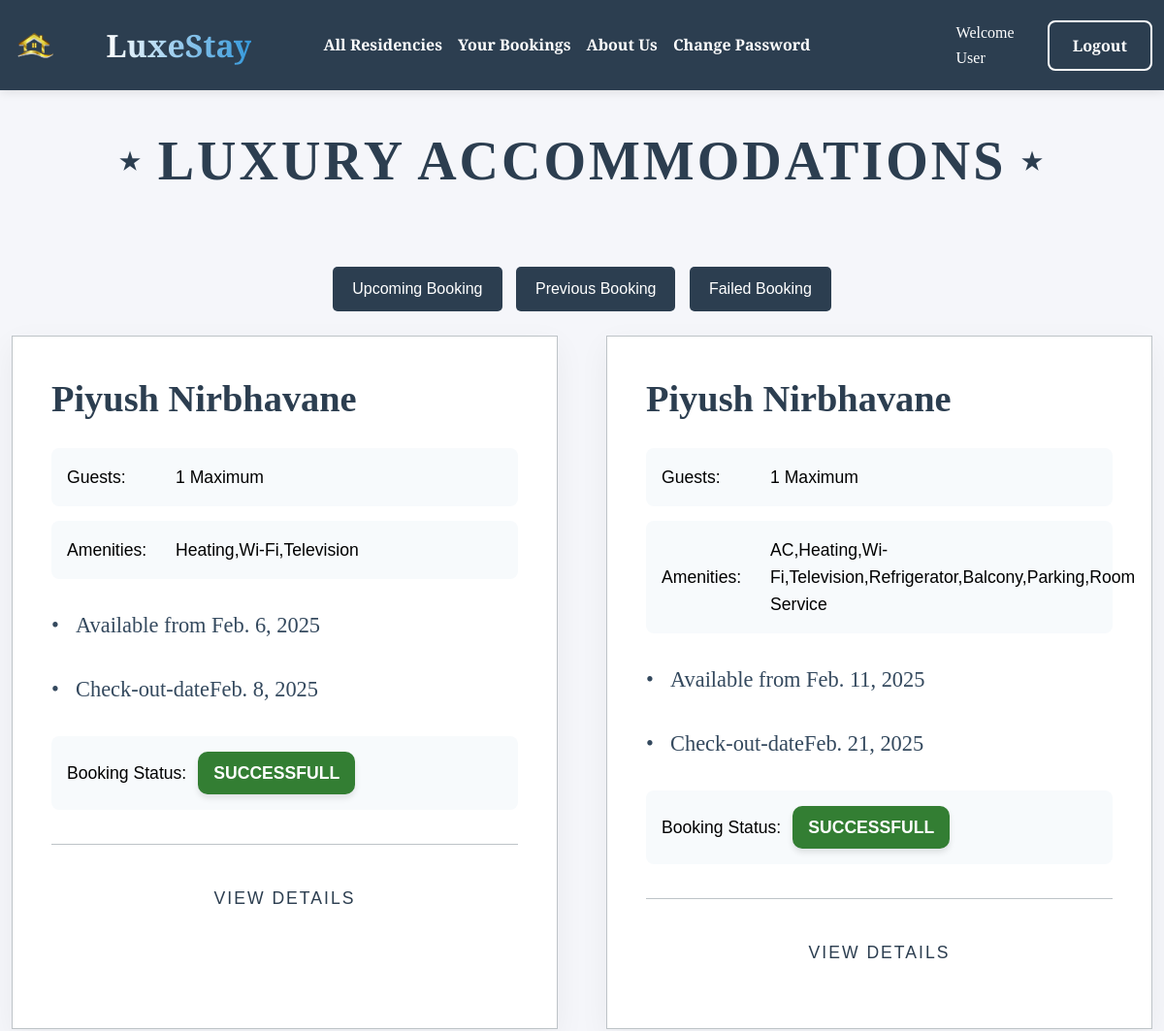
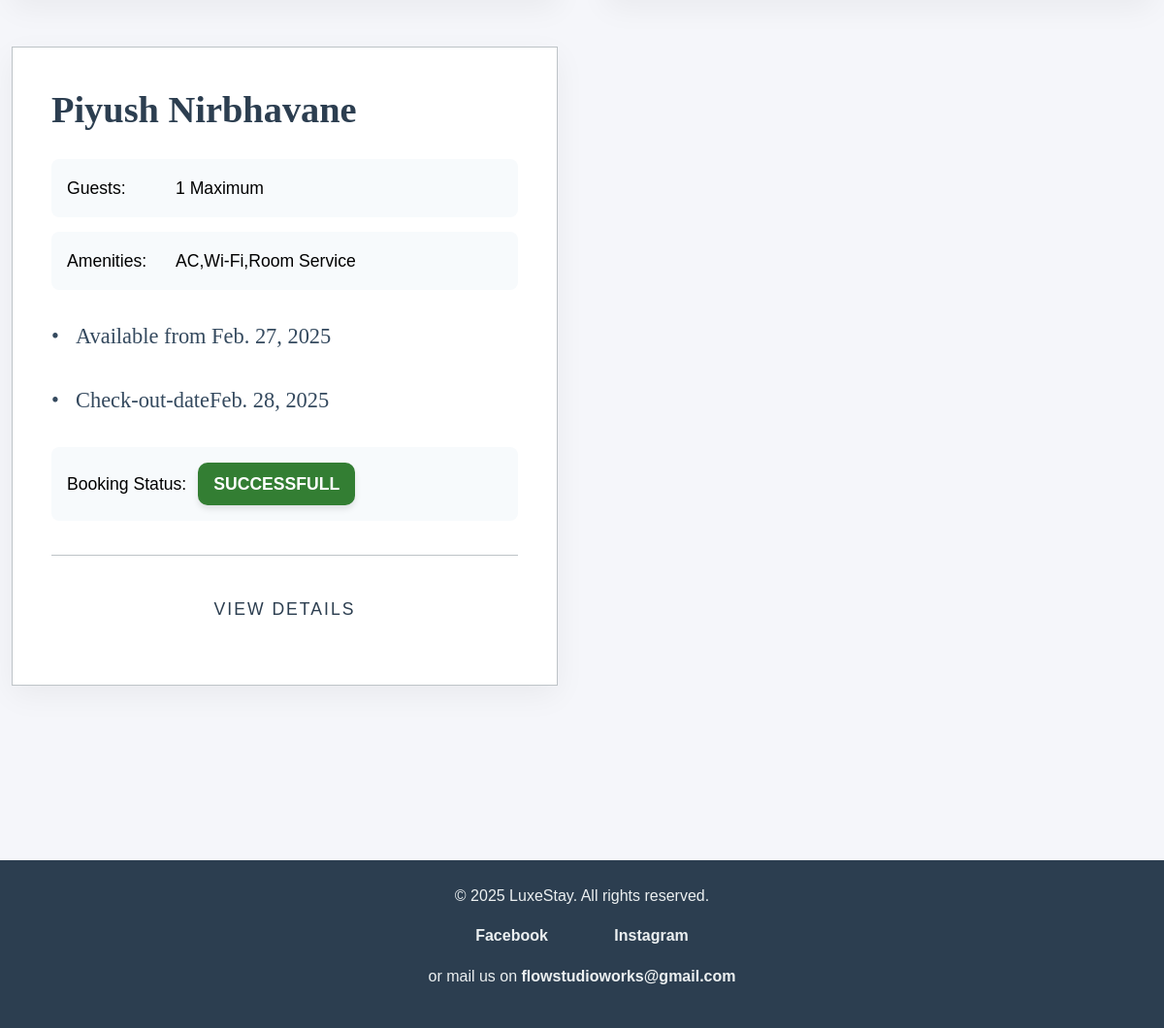
The app's page /working/Upcoming-booking (signed in) with its own data (2 pictures, top to bottom).
### accounts/models.py (models this page shows, shortened)
class Guest(AbstractUser):
    contact_details = models.CharField(max_length=13,default="",null=False)
    d_o_b = models.DateField(default="",null=False)
    gender = models.CharField(max_length=2,choices=gender_choice,default="N")
    class Meta:
        db_table = "Guest"

### reservation/models.py (models this page shows, shortened)
class Booking(models.Model):
    booking_id=models.UUIDField(default=uuid.uuid4,unique=True)
    guest = models.ForeignKey(Guest, on_delete=models.DO_NOTHING)
    name = models.CharField(max_length=50)
    total_guest=models.SmallIntegerField()
    room_details = models.ForeignKey(Room_details,on_delete=models.DO_NOTHING)
    check_in_date = models.DateField()
    check_out_date =models.DateField()
    total_amount=models.PositiveIntegerField(default=4000,null=False)
    booked_on=models.DateField(auto_now_add=True)
    payment_status=models.CharField(max_length=20,choices=pay,default="Pending")
    class Meta:
            constraints = [
                models.UniqueConstraint(
                    fields=["room_details", "check_in_date"],
                    condition=Q(payment_status="Successfull"),
                    name="unique_booking_confirmed"
                )
            ]

### working/models.py (models this page shows, shortened)
class Room_details(models.Model):
    residency=models.ForeignKey(Residency,on_delete=models.CASCADE,null=False,blank=False)
    room_type=models.ForeignKey(Room_type,on_delete=models.CASCADE,null=False,blank=False)
    room_no=models.CharField(max_length=10,null=False,blank=False)
    picture=models.ImageField(upload_to="images/residency/roomimages")
    key_features=models.CharField(max_length=200)
    max_guest=models.SmallIntegerField(default=3)
    price_per_night=models.DecimalField(max_digits=10, decimal_places=2,null=False,blank=False)
    no_new=models.BooleanField(default=False)
    disable=models.BooleanField(default=False)
    class Meta:
        unique_together=("residency","room_no")

### working/views.py (the view)
# urls.py: path('Upcoming-booking',views.upcoming_booking,name="upcoming"),
@login_required
def upcoming_booking(request):
    dated=date.today()
    if request.user.is_staff!=True:
        book=Booking.objects.filter(guest=request.user,check_in_date__gte=dated,payment_status="Successfull").order_by('check_in_date')
        return render(request,'reservation/yourbooking.html',{"book":book})
    else:
        book=Booking.objects.filter(room_details__residency__created_by=request.user,check_in_date__gte=dated,payment_status="Successfull").order_by('check_in_date')
        return render(request,'reservation/HotelYourBooking.html',{"book":book})

### reservation/templates/reservation/yourbooking.html (shortened to what this page needs)
{% extends 'base.html' %}
{% block content %}
<header class="page-header">
    <h1>Luxury Accommodations</h1>
</header>
<div class="filter-buttons">
    <a href="/working/Upcoming-booking"><button id="upcoming-btn" class="filter-button">Upcoming Booking</button></a>
    <a href="/working/Previous-booking"><button id="previous-btn" class="filter-button">Previous Booking</button></a>
    <a href="/working/Failed-booking"><button id="previous-btn" class="filter-button">Failed Booking</button></a>
</div>
<div class="container" style="margin-bottom: 15%;">
    {% for bo in book %}
    <article class="room-card">
        <div class="room-details">
            <h2 class="room-name">{{ bo.name }}</h2>
            <div class="detail-item">
                <span class="detail-label">Guests:</span>
                <span>{{ bo.total_guest }} Maximum</span>
            </div>
            <div class="detail-item">
                <span class="detail-label">Amenities:</span>
                <span>{{ bo.room_details.key_features }}</span>
            </div>
            <p class="availability">Available from {{ bo.check_in_date }}</p>
            <p class="availability">Check-out-date{{ bo.check_out_date }}</p>
            <div class="detail-item">
                <span class="detail-label">Booking Status:</span>
                {% if bo.payment_status == "Successfull" %}
                <div class="shut-badg"><span>{{ bo.payment_status }}</span></div>
                {% else %}
                <div class="shut-badge"><span>{{ bo.payment_status }}</span></div>
                {% endif %}
            </div>
            <div class="button-wrapper">
                <a class="view-details" href="/reservation/booking-recipt/{{bo.id}}">View Details</a>
            </div>
        </div>
    </article>
    {% empty %}
    <div class="no-rooms">
        <p>No Luxury Accommodations Available at the Moment</p>
    </div>
    {% endfor %}
</div >
{% endblock %}

### templates/base.html (shortened to what this page needs)
{% load static %}
<!doctype html>
<html lang="en">
<head>
    <link href="https://cdn.jsdelivr.net/npm/bootstrap@5.3.3/dist/css/bootstrap.min.css" rel="stylesheet">
    <link href="{% static 'css/style.css' %}" rel="stylesheet">
</head>
<body>
    <nav id="Head" class="navbar navbar-expand-lg">
        <div class="container">
            <img src="{% static 'Images/logo.png' %}" alt="LuxeStay Logo" height="50px">
            <a class="navbar-brand" href="{% url 'index' %}">LuxeStay</a>
            <div class="collapse navbar-collapse" id="navbarNav">
                <ul class="navbar-nav me-auto">
                    <li class="nav-item">
                        <a class="nav-link" href="{% url 'allResidency' %}">All Residencies</a>
                    </li>
                    <li class="nav-item">
                        <a class="nav-link" href="{% url 'upcoming' %}">Your Bookings</a>
                    </li>
                    <li class="nav-item">
                        <a class="nav-link" href="{% url 'about' %}">About Us</a>
                    </li>
                    {% if request.user.is_authenticated %}
                    <li class="nav-item">
                        <a class="nav-link" href="{% url 'Change_pass' %}">Change Password</a>
                    </li>
                    {% endif %}
                </ul>
                <div class="d-flex align-items-center">
                    {% if request.user.is_authenticated %}
                        <span style="margin-right: 15%; color:black;" class="welcome-text">Welcome {{ request.user.username }}</span>
                        <a href="{% url 'logout' %}" class="btn btn-outline-light">Logout</a>
                    {% else %}
                        <a href="{% url 'choice' %}" class="btn btn-outline-light me-2">Register</a>
                        <a href="{% url 'login' %}" class="btn btn-outline-light">Login</a>
                    {% endif %}
                </div>
            </div>
        </div>
    </nav>
    {% block content %}{% endblock %}
<footer id="foot">
    <div class="container-foot">
        <p>© 2025 LuxeStay. All rights reserved.</p>
        <p>
            <a href="https://www.facebook.com/vasi.sayed.58" target="_blank">Facebook</a>
            <a href="https://www.instagram.com/iamvasi.__/" target="_blank">Instagram</a>
        </p>
        <p>or mail us on <strong>flowstudioworks@gmail.com</strong></p>
    </div>
</footer>
</body>
</html>

### static/css/style.css (style rules this page uses)
:root { --primary: #8b5cf6; --primary-dark: #6d28d9; --secondary: #f3f4f6; --accent: #fbbf24; --text: #1f2937; --bg-gradient: linear-gradient(135deg, #8b5cf6, #6d28d9); }
body { font-family: 'Plus Jakarta Sans', sans-serif; background: #fafafa; }
#Head { background: var(--bg-gradient); padding: 1.25rem; box-shadow: 0 4px 20px rgba(139, 92, 246, 0.2); }
.navbar-brand { font-size: 2rem; font-weight: 800; background: linear-gradient(to right, #fff, var(--accent)); -webkit-background-clip: text; -webkit-text-fill-color: transparent; }
.nav-link { font-weight: 600; padding: 0.75rem 1.25rem; border-radius: 8px; transition: all 0.4s cubic-bezier(0.4, 0, 0.2, 1); }
.btn { padding: 0.75rem 1.5rem; font-weight: 600; border-radius: 8px; transition: all 0.3s ease; }
#foot { background: var(--bg-gradient); padding: 2.5rem 0; }
#foot a { color: white; font-weight: 600; padding: 0.5rem 1rem; border-radius: 8px; transition: all 0.3s ease; }
.btn-outline-light { border: 2px solid white; font-weight: 600; }
.detail-item { padding: 1rem; background: #f7fafc; border-radius: 8px; transition: transform 0.2s ease; }

### records on screen
Guest: user.username "User"
Booking: name "Piyush Nirbhavane", total_guest "1", room_details.key_features "Heating,Wi-Fi,Television", check_in_date "Feb. 6, 2025", check_out_date "Feb. 8, 2025", payment_status "SUCCESSFULL"
Booking: name "Piyush Nirbhavane", total_guest "1", room_details.key_features "AC,Heating,Wi-Fi,Television,Refrigerator,Balcony,Parking,Room Service", check_in_date "Feb. 11, 2025", check_out_date "Feb. 21, 2025", payment_status "SUCCESSFULL"
Booking: name "Piyush Nirbhavane", total_guest "1", room_details.key_features "AC,Wi-Fi,Room Service", check_in_date "Feb. 27, 2025", check_out_date "Feb. 28, 2025", payment_status "SUCCESSFULL"
